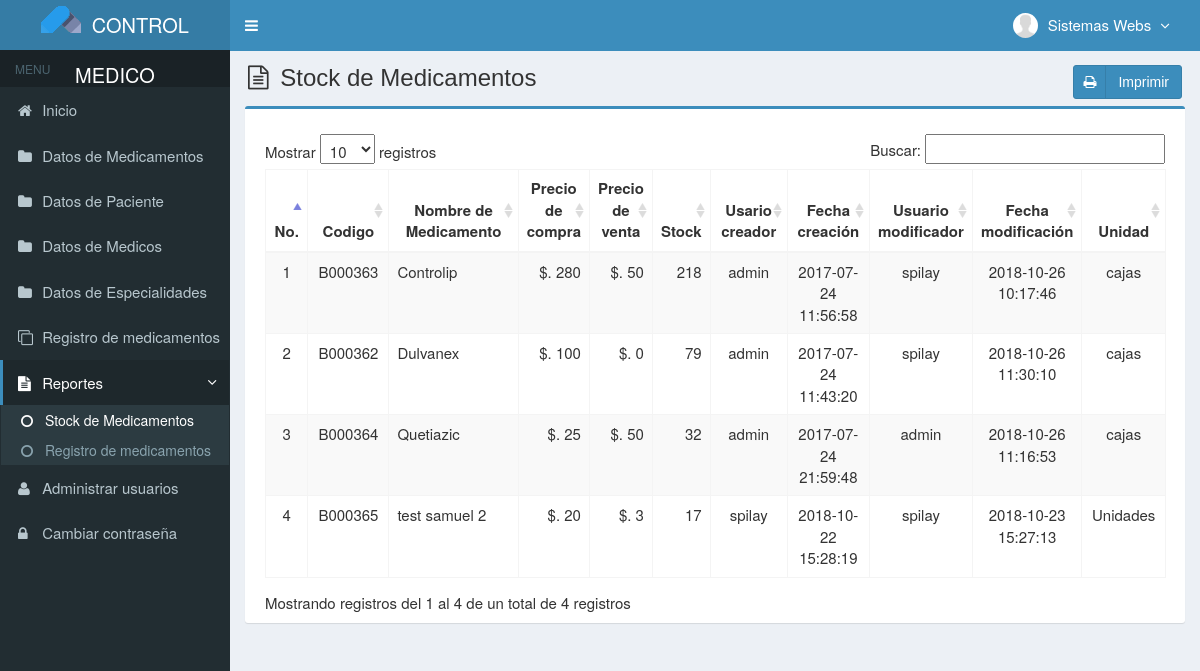
Page /main.php?module=stock_inventory (signed in) on the committed database.
### tables this page shows
CREATE TABLE IF NOT EXISTS `usuarios` (
  `id_user` int(3) NOT NULL AUTO_INCREMENT,
  `username` varchar(50) NOT NULL,
  `name_user` varchar(50) NOT NULL,
  `password` varchar(50) NOT NULL,
  `email` varchar(50) DEFAULT NULL,
  `telefono` varchar(13) DEFAULT NULL,
  `foto` varchar(100) DEFAULT NULL,
  `permisos_acceso` enum('Super Admin','Gerente','Almacen') NOT NULL,
  `status` enum('activo','bloqueado') NOT NULL DEFAULT 'activo',
  `created_at` timestamp NOT NULL DEFAULT CURRENT_TIMESTAMP,
  `updated_at` timestamp NOT NULL DEFAULT CURRENT_TIMESTAMP ON UPDATE CURRENT_TIMESTAMP,
  PRIMARY KEY (`id_user`),
  KEY `level` (`permisos_acceso`)
);

CREATE TABLE IF NOT EXISTS `medicamentos` (
  `codigo` varchar(7) NOT NULL,
  `nombre` varchar(50) NOT NULL,
  `precio_compra` int(11) NOT NULL,
  `precio_venta` int(11) NOT NULL,
  `unidad` varchar(20) NOT NULL,
  `stock` int(11) NOT NULL,
  `created_user` int(3) NOT NULL,
  `created_date` timestamp NOT NULL DEFAULT CURRENT_TIMESTAMP,
  `updated_user` int(3) NOT NULL,
  `updated_date` timestamp NOT NULL DEFAULT CURRENT_TIMESTAMP ON UPDATE CURRENT_TIMESTAMP,
  PRIMARY KEY (`codigo`),
  KEY `created_user` (`created_user`),
  KEY `updated_user` (`updated_user`)
);

### config/fungsi_rupiah.php (called while the page is built, shortened)
<?php
function format_rupiah($angka){
  $rupiah=number_format($angka,0,',','.');
  return $rupiah;
}
?>

### modules/stock_inventory/view.php (the view, shortened to what this page needs)
<section class="content-header">
  <h1>
    <i class="fa fa-file-text-o icon-title"></i> Stock de Medicamentos
    <a class="btn btn-primary btn-social pull-right" href="#" target="_blank" onClick="printSam()">
      <i class="fa fa-print"></i> Imprimir
    </a>
  </h1>
</section>
<section class="content">
  <div class="row">
    <div class="col-md-12">
      <div class="box box-primary">
        <div class="box-body">
          <table id="dataTables1" class="table table-bordered table-striped table-hover">
            <thead>
              <tr>
                <th class="center">No.</th>
                <th class="center">Codigo</th>
                <th class="center">Nombre de Medicamento</th>
                <th class="center">Precio de compra</th>
                <th class="center">Precio de venta</th>
                <th class="center">Stock</th>
                <th class="center">Usario creador</th>
                <th class="center">Fecha creación</th>
                <th class="center">Usuario modificador</th>
                <th class="center">Fecha modificación</th>
                <th class="center">Unidad</th>
              </tr>
            </thead>
            <tbody>
            <?php
            $no = 1;
            $query = mysqli_query($mysqli, "SELECT a.codigo,a.nombre,a.precio_compra,a.precio_venta,a.unidad,a.stock,
                                            uc.username as usuario_creo, a.created_date , uu.username as usuario_modifica, a.updated_date
                                            FROM medicamentos a
                                            inner join usuarios uu on a.updated_user = uu.id_user
                                            inner join usuarios uc on a.created_user = uc.id_user
                                            ORDER BY a.nombre ASC")
                                            or die('Error: '.mysqli_error($mysqli));
            while ($data = mysqli_fetch_assoc($query)) {
              $precio_compra = format_rupiah($data['precio_compra']);
              $precio_venta = format_rupiah($data['precio_venta']);
              echo "<tr>
                      <td width='30' class='center'>$no</td>
                      <td width='80' class='center'>$data[codigo]</td>
                      <td width='180'>$data[nombre]</td>
                      <td width='30' align='right'>$. $precio_compra</td>
                      <td width='30' align='right'>$. $precio_venta</td>
                      <td width='30' align='right'>$data[stock]</td>
                      <td width='80' class='center'>$data[usuario_creo]</td>
                      <td width='80' class='center'>$data[created_date]</td>
                      <td width='80' class='center'>$data[usuario_modifica]</td>
                      <td width='80' class='center'>$data[updated_date]</td>
                      <td width='80' class='center'>$data[unidad]</td>
                    </tr>";
              $no++;
            }
            ?>
            </tbody>
          </table>
        </div>
      </div>
    </div>
  </div>
</section><!-- /.content

### top-menu.php (shortened to what this page needs)
<?php
require_once "config/database.php";
$query = mysqli_query($mysqli, "SELECT id_user, name_user, foto, permisos_acceso FROM usuarios WHERE id_user='$_SESSION[id_user]'")
                                or die('error: '.mysqli_error($mysqli));
$data = mysqli_fetch_assoc($query);
?>
<li class="dropdown user user-menu">
  <a href="#" class="dropdown-toggle" data-toggle="dropdown">
  <?php
  if ($data['foto']=="") { ?>
    <img src="images/user/user-default.png" class="user-image" alt="User Image"/>
  <?php
  }
  else { ?>
    <img src="images/user/<?php echo $data['foto']; ?>" class="user-image" alt="User Image"/>
  <?php
  }
  ?>
    <span class="hidden-xs"><?php echo $data['name_user']; ?> <i style="margin-left:5px" class="fa fa-angle-down"></i></span>
  </a>
</li>

### assets/css/style.css (style rules this page uses)
.btn-social *:first-child { border-right: 1px solid rgba(0, 0, 0, 0.1); bottom: 0; font-size: 1em !important; left: 0; line-height: 32px !important; position: absolute; text-align: center; top: 0; width: 32px !important; }
.content-header { padding: 15px 18px 0; position: relative; }
.center { text-align:center; }
.icon-title { margin-right: 5px; }
body { background-color: #fff; color: #333; font-size: 15px; line-height: 1.42857; }

### rows in the picture
usuarios: foto (placeholder picture), name_user "Sistemas Webs"
medicamentos: codigo "B000363", nombre "Controlip", precio_compra "280", precio_venta "50", stock "218", usuarios.username "admin", created_date "2017-07-24 11:56:58", usuarios.username "spilay", updated_date "2018-10-26 10:17:46", unidad "cajas"
medicamentos: codigo "B000362", nombre "Dulvanex", precio_compra "100", precio_venta "0", stock "79", usuarios.username "admin", created_date "2017-07-24 11:43:20", usuarios.username "spilay", updated_date "2018-10-26 11:30:10", unidad "cajas"
medicamentos: codigo "B000364", nombre "Quetiazic", precio_compra "25", precio_venta "50", stock "32", usuarios.username "admin", created_date "2017-07-24 21:59:48", updated_date "2018-10-26 11:16:53", unidad "cajas"
medicamentos: codigo "B000365", nombre "test samuel 2", precio_compra "20", precio_venta "3", stock "17", usuarios.username "spilay", created_date "2018-10-22 15:28:19", updated_date "2018-10-23 15:27:13", unidad "Unidades"
